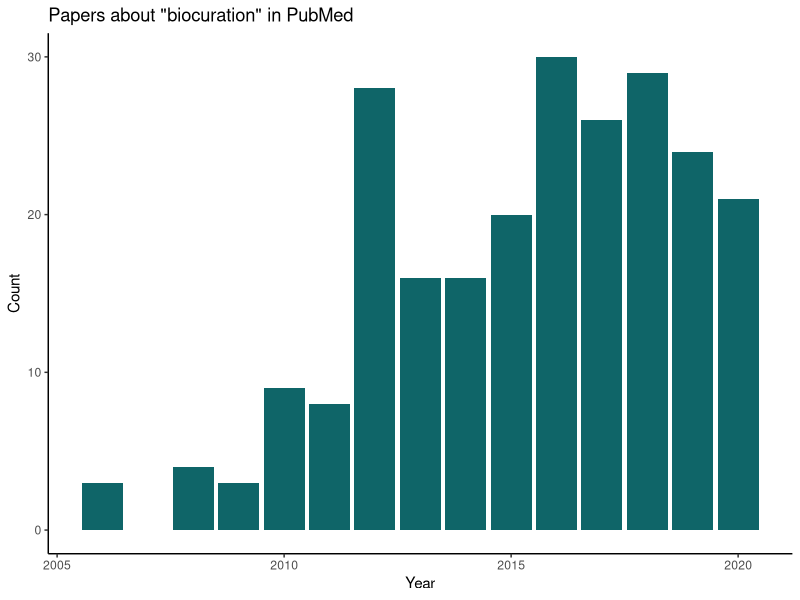
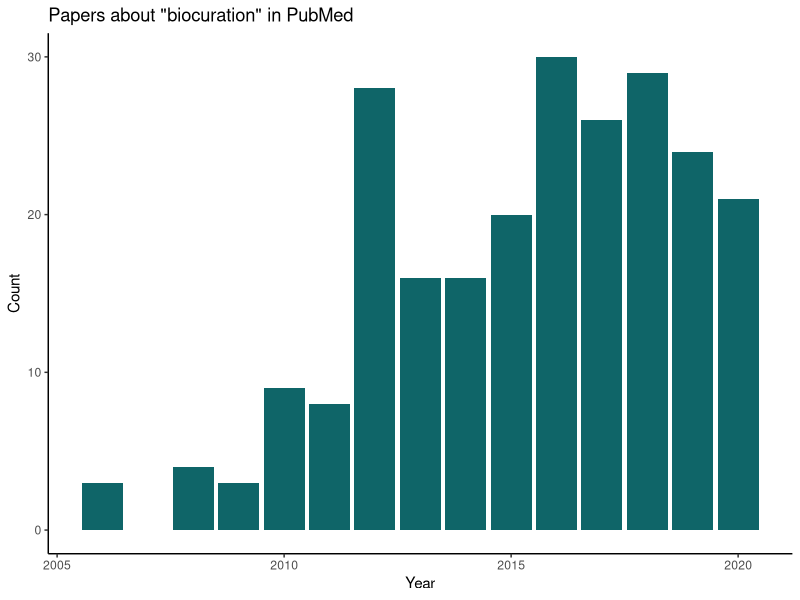

Generate these figures, in order, with R:
library(data.table)

biocuration_in_time = data.frame(fread("PubMed_Timeline_Results_by_Year.csv"))

library(ggplot2)
library(magrittr)

p <- biocuration_in_time %>% 
  ggplot(aes(x = Year, y = Count, )) +
  geom_bar(stat = 'identity', fill = "#0f6568") +
  ggtitle('Papers about "biocuration" in PubMed') +
  theme_classic()

filename = paste0("pubmed_", Sys.Date(), ".png" )
ggsave(filename,p)
p  

